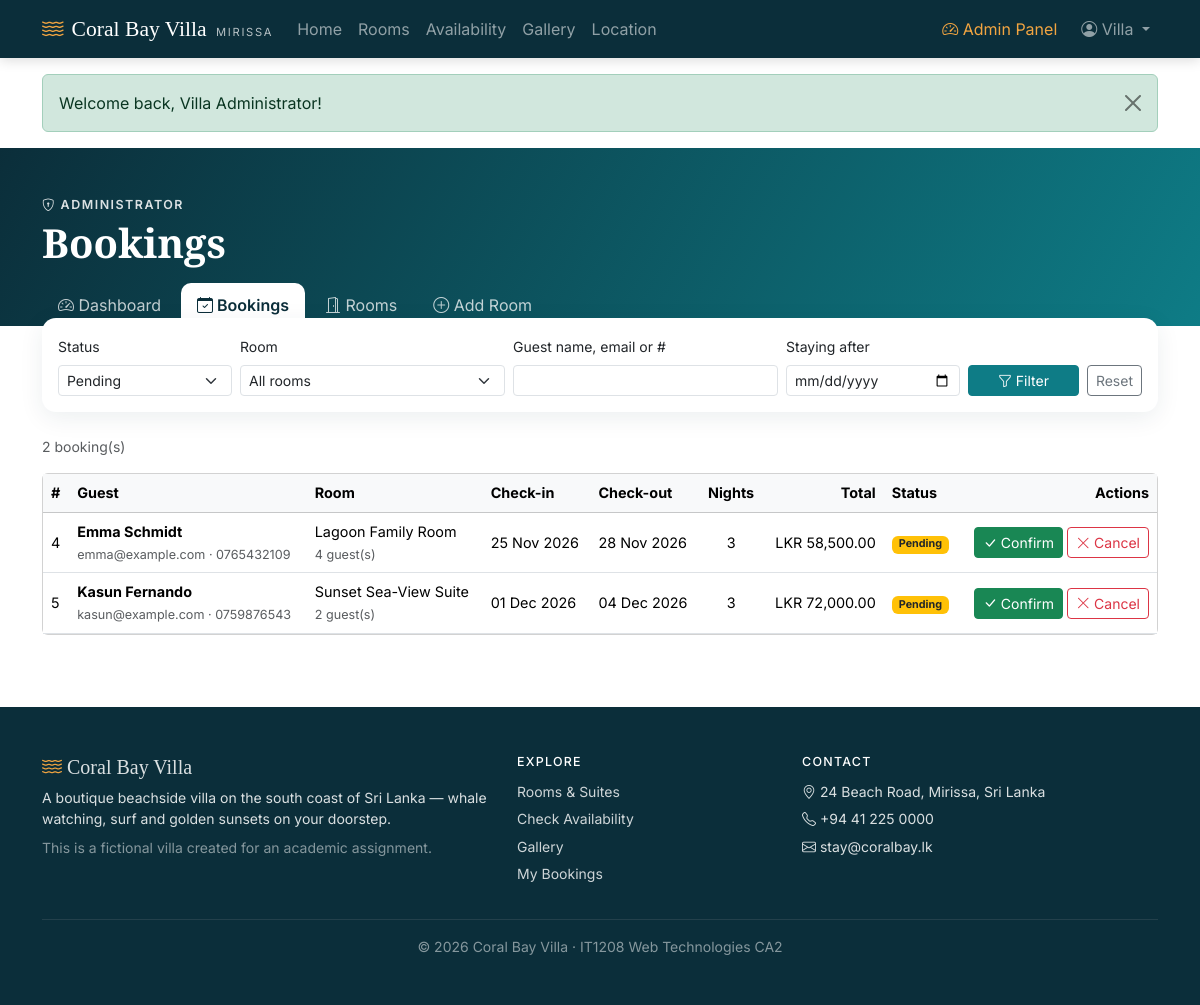
The page /admin/bookings.php?status=Pending (signed in) on the database as committed earlier.
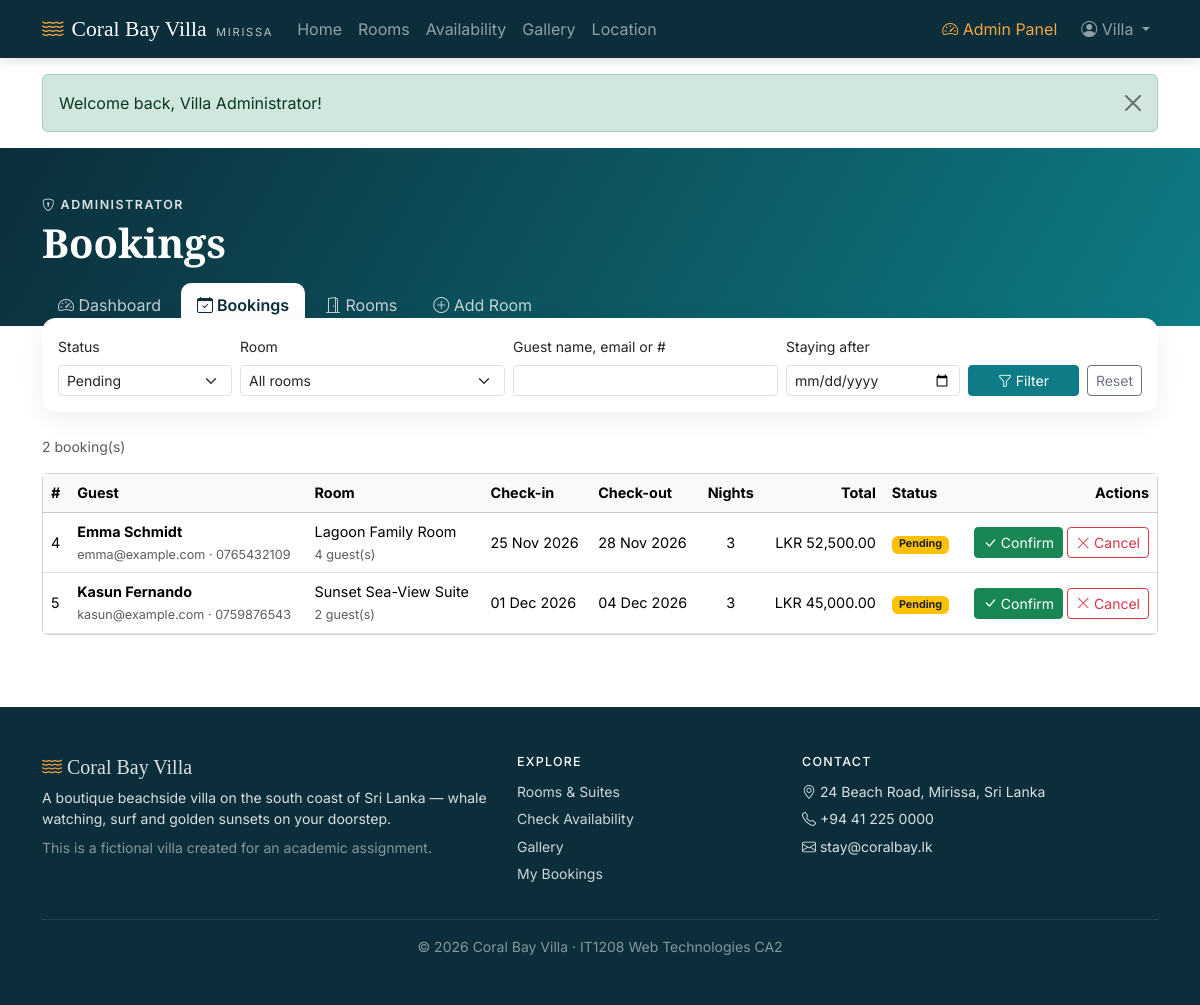
The same page on the database as committed later.
### tables this page shows
CREATE TABLE bookings (
    booking_id      INT UNSIGNED AUTO_INCREMENT PRIMARY KEY,
    user_id         INT UNSIGNED  NOT NULL,
    room_id         INT UNSIGNED  NOT NULL,
    check_in        DATE          NOT NULL,
    check_out       DATE          NOT NULL,
    num_guests      TINYINT UNSIGNED NOT NULL DEFAULT 1,
    nights          SMALLINT UNSIGNED NOT NULL,
    total_amount    DECIMAL(10,2) NOT NULL,
    special_request VARCHAR(500)  NULL,
    booking_status  ENUM('Pending','Confirmed','Cancelled') NOT NULL DEFAULT 'Pending',
    booking_date    DATETIME      NOT NULL DEFAULT CURRENT_TIMESTAMP,
    CONSTRAINT fk_booking_user FOREIGN KEY (user_id) REFERENCES users(user_id)
        ON DELETE CASCADE ON UPDATE CASCADE,
    CONSTRAINT fk_booking_room FOREIGN KEY (room_id) REFERENCES rooms(room_id)
        ON DELETE RESTRICT ON UPDATE CASCADE,           
    CONSTRAINT chk_dates CHECK (check_out > check_in),
    INDEX idx_room_dates (room_id, booking_status, check_in, check_out)
);

CREATE TABLE users (
    user_id         INT UNSIGNED AUTO_INCREMENT PRIMARY KEY,
    name            VARCHAR(100)  NOT NULL,
    email           VARCHAR(150)  NOT NULL UNIQUE,
    contact_number  VARCHAR(20)   NOT NULL,
    password        VARCHAR(255)  NOT NULL,               
    role            ENUM('guest','admin') NOT NULL DEFAULT 'guest',
    created_at      DATETIME      NOT NULL DEFAULT CURRENT_TIMESTAMP
);

CREATE TABLE rooms (
    room_id          INT UNSIGNED AUTO_INCREMENT PRIMARY KEY,
    room_name        VARCHAR(100)  NOT NULL,
    room_type        ENUM('Standard','Deluxe','Suite','Family') NOT NULL,
    description      TEXT          NOT NULL,
    facilities       VARCHAR(255)  NOT NULL DEFAULT '',    
    price_per_night  DECIMAL(10,2) NOT NULL CHECK (price_per_night > 0),
    max_guests       TINYINT UNSIGNED NOT NULL CHECK (max_guests BETWEEN 1 AND 10),
    image            VARCHAR(255)  NOT NULL DEFAULT 'default.svg',
    room_status      ENUM('active','inactive') NOT NULL DEFAULT 'active',
    created_at       DATETIME      NOT NULL DEFAULT CURRENT_TIMESTAMP
);

### admin/bookings.php (called while the page is built)
<?php
require __DIR__ . '/../backend/controllers/admin/bookings.php';
require __DIR__ . '/../frontend/views/pages/admin/bookings.php';

### backend/controllers/admin/bookings.php (called while the page is built, shortened)
<?php
require_once __DIR__ . '/../../core/init.php';
$status = $_GET['status'] ?? '';
$sql = "SELECT b.*, u.name AS guest_name, u.email, u.contact_number, r.room_name,
               EXISTS (SELECT 1 FROM bookings c
                       WHERE c.room_id = b.room_id AND c.booking_status = 'Confirmed'
                         AND c.booking_id <> b.booking_id
                         AND c.check_in < b.check_out AND c.check_out > b.check_in) AS has_conflict
        FROM bookings b
        JOIN users u ON u.user_id = b.user_id
        JOIN rooms r ON r.room_id = b.room_id
        WHERE 1 = 1";
$params = [];
if (in_array($status, ['Pending', 'Confirmed', 'Cancelled'], true)) {
    $sql .= ' AND b.booking_status = :status';
    $params[':status'] = $status;
}
$sql .= " ORDER BY FIELD(b.booking_status, 'Pending', 'Confirmed', 'Cancelled'), b.check_in";
$stmt = $pdo->prepare($sql);
$stmt->execute($params);
$bookings = $stmt->fetchAll();

### backend/core/functions.php (called while the page is built, shortened)
<?php
function money($amount): string
{
    return CURRENCY . ' ' . number_format((float) $amount, 2);
}

### frontend/views/pages/admin/bookings.php (the view, shortened to what the changed rows need)
<?php
require __DIR__ . '/../../layout/header.php';
require __DIR__ . '/../../partials/admin_nav.php';
?>
<div class="container py-4">
    <div class="card">
        <div class="table-responsive">
            <table class="table table-hover align-middle mb-0 admin-table">
                <thead class="table-light">
                    <tr>
                        <th>#</th><th>Guest</th><th>Room</th><th>Check-in</th><th>Check-out</th>
                        <th class="text-center">Nights</th><th class="text-end">Total</th><th>Status</th><th class="text-end">Actions</th>
                    </tr>
                </thead>
                <tbody>
                <?php foreach ($bookings as $b): ?>
                    <tr>
                        <td><?= (int) $b['booking_id'] ?></td>
                        <td>
                            <strong><?= e($b['guest_name']) ?></strong><br>
                            <span class="small text-muted"><?= e($b['email']) ?> · <?= e($b['contact_number']) ?></span>
                        </td>
                        <td><?= e($b['room_name']) ?><br><span class="small text-muted"><?= (int) $b['num_guests'] ?> guest(s)</span></td>
                        <td class="text-nowrap"><?= format_date($b['check_in']) ?></td>
                        <td class="text-nowrap"><?= format_date($b['check_out']) ?></td>
                        <td class="text-center"><?= (int) $b['nights'] ?></td>
                        <td class="text-end text-nowrap"><?= money($b['total_amount']) ?></td>
                        <td>
                            <?= status_badge($b['booking_status']) ?>
                        </td>
                        <td class="text-end text-nowrap"><?= booking_action_buttons($b) ?></td>
                    </tr>
                <?php endforeach; ?>
                </tbody>
            </table>
        </div>
    </div>
</div>
<?php require __DIR__ . '/../../layout/footer.php'; ?>

### frontend/views/view_helpers.php (shortened to what the changed rows need)
<?php
function e($value): string
{
    return htmlspecialchars((string) $value, ENT_QUOTES, 'UTF-8');
}
function format_date(string $date): string
{
    return date('d M Y', strtotime($date));
}
function status_badge(string $status): string
{
    $map = ['Pending' => 'warning text-dark', 'Confirmed' => 'success', 'Cancelled' => 'secondary'];
    $cls = $map[$status] ?? 'light';
    return '<span class="badge bg-' . $cls . '">' . e($status) . '</span>';
}
function csrf_field(): string
{
    return '<input type="hidden" name="csrf_token" value="' . e(csrf_token()) . '">';
}
function booking_action_buttons(array $b): string
{
    $html = '';
    $id   = (int) $b['booking_id'];
    if ($b['booking_status'] === 'Pending') {
        $html .= '<form method="post" class="d-inline">' . csrf_field()
              .  '<input type="hidden" name="booking_id" value="' . $id . '">'
              .  '<button class="btn btn-sm btn-success" name="booking_action" value="confirm" title="Confirm booking"><i class="bi bi-check-lg"></i><span class="d-none d-xl-inline"> Confirm</span></button></form> ';
    }
    if ($b['booking_status'] !== 'Cancelled') {
        $html .= '<form method="post" class="d-inline js-confirm" data-confirm="Cancel booking #' . $id . '?">' . csrf_field()
              .  '<input type="hidden" name="booking_id" value="' . $id . '">'
              .  '<button class="btn btn-sm btn-outline-danger" name="booking_action" value="cancel" title="Cancel booking"><i class="bi bi-x-lg"></i><span class="d-none d-xl-inline"> Cancel</span></button></form>';
    }
    return $html ?: '<span class="text-muted small">—</span>';
}

Rows that differ between the two databases and show on the page:
changed bookings "Emma Schmidt": total_amount "LKR 58,500.00" → "LKR 52,500.00"
changed bookings "Kasun Fernando": total_amount "LKR 72,000.00" → "LKR 45,000.00"
